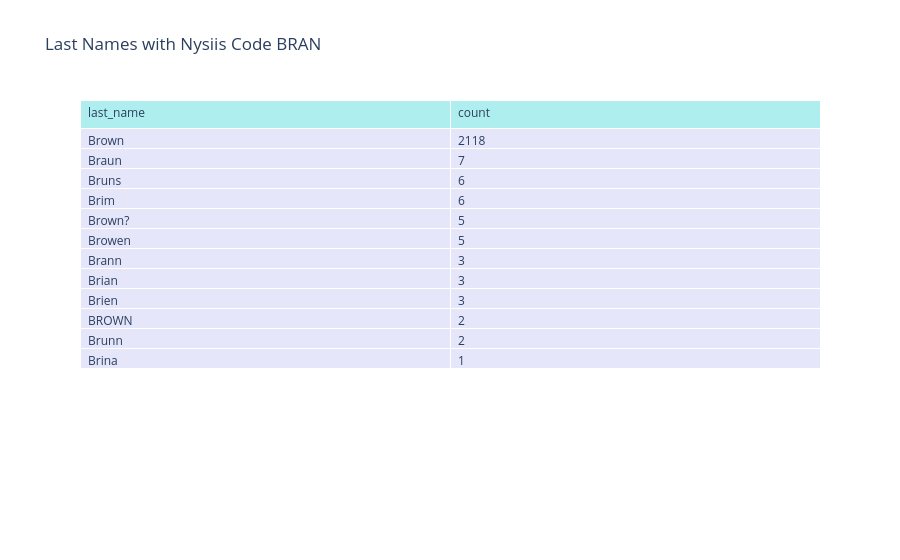

The cell this chart's notebook holds for it:
### Code cell
fig = go.Figure(data=[go.Table(
    header=dict(values=brown_df.columns.to_list(),
                fill_color='paleturquoise',
                align='left'),
    cells=dict(values=[brown_df['last_name'].to_list(), brown_df['count'].to_list() ],
               fill_color='lavender',
               align='left'))
])
fig.update_layout(title='Last Names with Nysiis Code BRAN')

fig.show()

### Figure 1 — Plotly figure (JSON) as saved in the notebook; plotly's stock layout.template omitted (floating-point values rounded to 4 significant figures)
{"data": [{"cells": {"align": "left", "fill": {"color": "lavender"}, "values": [["Brown", "Braun", "Bruns", "Brim", "Brown?", "Browen", "Brann", "Brian", "Brien", "BROWN", "Brunn", "Brina"], [2118, 7, 6, 6, 5, 5, 3, 3, 3, 2, 2, 1]]}, "header": {"align": "left", "fill": {"color": "paleturquoise"}, "values": ["last_name", "count"]}, "type": "table"}], "layout": {"title": {"text": "Last Names with Nysiis Code BRAN"}}}
